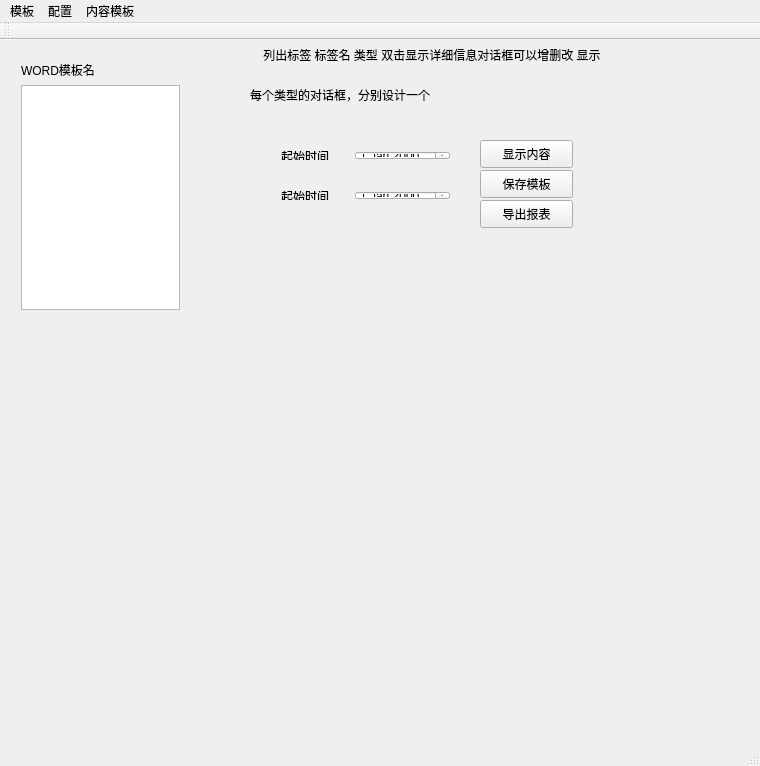
<?xml version="1.0" encoding="UTF-8"?>
<ui version="4.0">
 <class>ExportReportClass</class>
 <widget class="QMainWindow" name="ExportReportClass">
  <property name="geometry">
   <rect>
    <x>0</x>
    <y>0</y>
    <width>760</width>
    <height>766</height>
   </rect>
  </property>
  <property name="windowTitle">
   <string>ExportReport</string>
  </property>
  <widget class="QWidget" name="centralWidget">
   <widget class="QWidget" name="horizontalLayoutWidget">
    <property name="geometry">
     <rect>
      <x>270</x>
      <y>100</y>
      <width>191</width>
      <height>31</height>
     </rect>
    </property>
    <layout class="QHBoxLayout" name="horizontalLayout">
     <item>
      <widget class="QLabel" name="label_2">
       <property name="text">
        <string>起始时间</string>
       </property>
      </widget>
     </item>
     <item>
      <widget class="QDateEdit" name="dateEdit"/>
     </item>
    </layout>
   </widget>
   <widget class="QWidget" name="horizontalLayoutWidget_2">
    <property name="geometry">
     <rect>
      <x>270</x>
      <y>140</y>
      <width>191</width>
      <height>31</height>
     </rect>
    </property>
    <layout class="QHBoxLayout" name="horizontalLayout_2">
     <item>
      <widget class="QLabel" name="label_3">
       <property name="text">
        <string>起始时间</string>
       </property>
      </widget>
     </item>
     <item>
      <widget class="QDateEdit" name="dateEdit_2"/>
     </item>
    </layout>
   </widget>
   <widget class="QWidget" name="verticalLayoutWidget">
    <property name="geometry">
     <rect>
      <x>10</x>
      <y>10</y>
      <width>181</width>
      <height>271</height>
     </rect>
    </property>
    <layout class="QVBoxLayout" name="verticalLayout">
     <item>
      <widget class="QLabel" name="label">
       <property name="text">
        <string>WORD模板名</string>
       </property>
      </widget>
     </item>
     <item>
      <widget class="QListWidget" name="listWidget"/>
     </item>
    </layout>
   </widget>
   <widget class="QWidget" name="horizontalLayoutWidget_3">
    <property name="geometry">
     <rect>
      <x>10</x>
      <y>360</y>
      <width>711</width>
      <height>311</height>
     </rect>
    </property>
    <layout class="QHBoxLayout" name="horizontalLayout_3"/>
   </widget>
   <widget class="QPushButton" name="pushButton">
    <property name="geometry">
     <rect>
      <x>480</x>
      <y>100</y>
      <width>93</width>
      <height>28</height>
     </rect>
    </property>
    <property name="text">
     <string>显示内容</string>
    </property>
   </widget>
   <widget class="QPushButton" name="pushButton_2">
    <property name="geometry">
     <rect>
      <x>480</x>
      <y>160</y>
      <width>93</width>
      <height>28</height>
     </rect>
    </property>
    <property name="text">
     <string>导出报表</string>
    </property>
   </widget>
   <widget class="QPushButton" name="pushButton_3">
    <property name="geometry">
     <rect>
      <x>480</x>
      <y>130</y>
      <width>93</width>
      <height>28</height>
     </rect>
    </property>
    <property name="text">
     <string>保存模板</string>
    </property>
   </widget>
   <widget class="QLabel" name="label_4">
    <property name="geometry">
     <rect>
      <x>260</x>
      <y>0</y>
      <width>571</width>
      <height>29</height>
     </rect>
    </property>
    <property name="text">
     <string> 列出标签 标签名 类型 双击显示详细信息对话框可以增删改 显示</string>
    </property>
   </widget>
   <widget class="QLabel" name="label_5">
    <property name="geometry">
     <rect>
      <x>250</x>
      <y>40</y>
      <width>571</width>
      <height>29</height>
     </rect>
    </property>
    <property name="text">
     <string>每个类型的对话框，分别设计一个</string>
    </property>
   </widget>
  </widget>
  <widget class="QMenuBar" name="menuBar">
   <property name="geometry">
    <rect>
     <x>0</x>
     <y>0</y>
     <width>760</width>
     <height>26</height>
    </rect>
   </property>
   <widget class="QMenu" name="menu">
    <property name="title">
     <string>模板</string>
    </property>
    <addaction name="actionOpen"/>
    <addaction name="actionNew"/>
    <addaction name="actionSave"/>
   </widget>
   <widget class="QMenu" name="menu_2">
    <property name="title">
     <string>内容模板</string>
    </property>
   </widget>
   <widget class="QMenu" name="menu_3">
    <property name="title">
     <string>配置</string>
    </property>
   </widget>
   <addaction name="menu"/>
   <addaction name="menu_3"/>
   <addaction name="menu_2"/>
  </widget>
  <widget class="QToolBar" name="mainToolBar">
   <attribute name="toolBarArea">
    <enum>TopToolBarArea</enum>
   </attribute>
   <attribute name="toolBarBreak">
    <bool>false</bool>
   </attribute>
  </widget>
  <widget class="QStatusBar" name="statusBar"/>
  <action name="actionOpen">
   <property name="text">
    <string>打开</string>
   </property>
  </action>
  <action name="actionNew">
   <property name="text">
    <string>新建</string>
   </property>
  </action>
  <action name="actionSave">
   <property name="text">
    <string>保存</string>
   </property>
  </action>
 </widget>
 <layoutdefault spacing="6" margin="11"/>
 <resources>
  <include location="exportreport.qrc"/>
 </resources>
 <connections/>
</ui>
